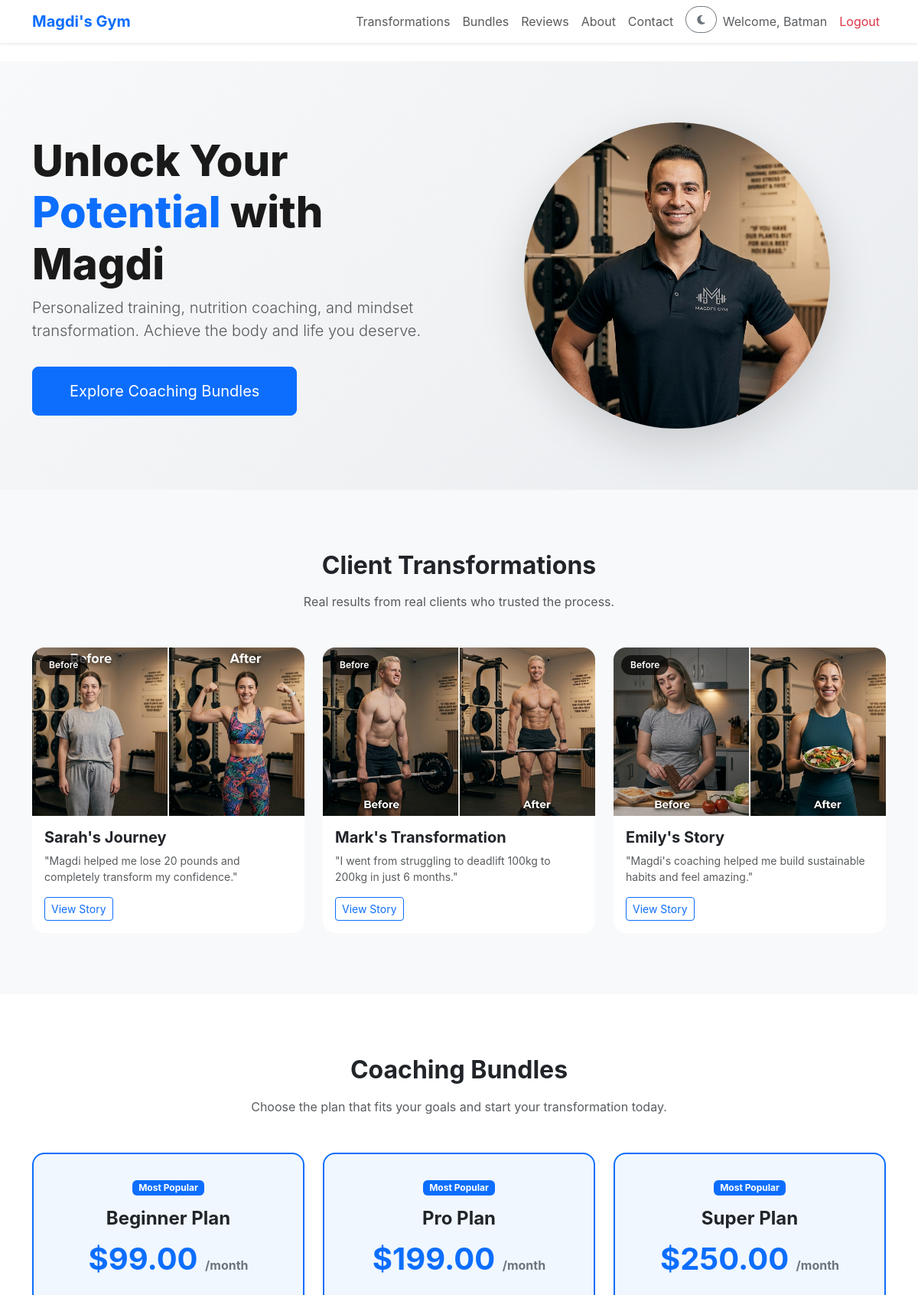
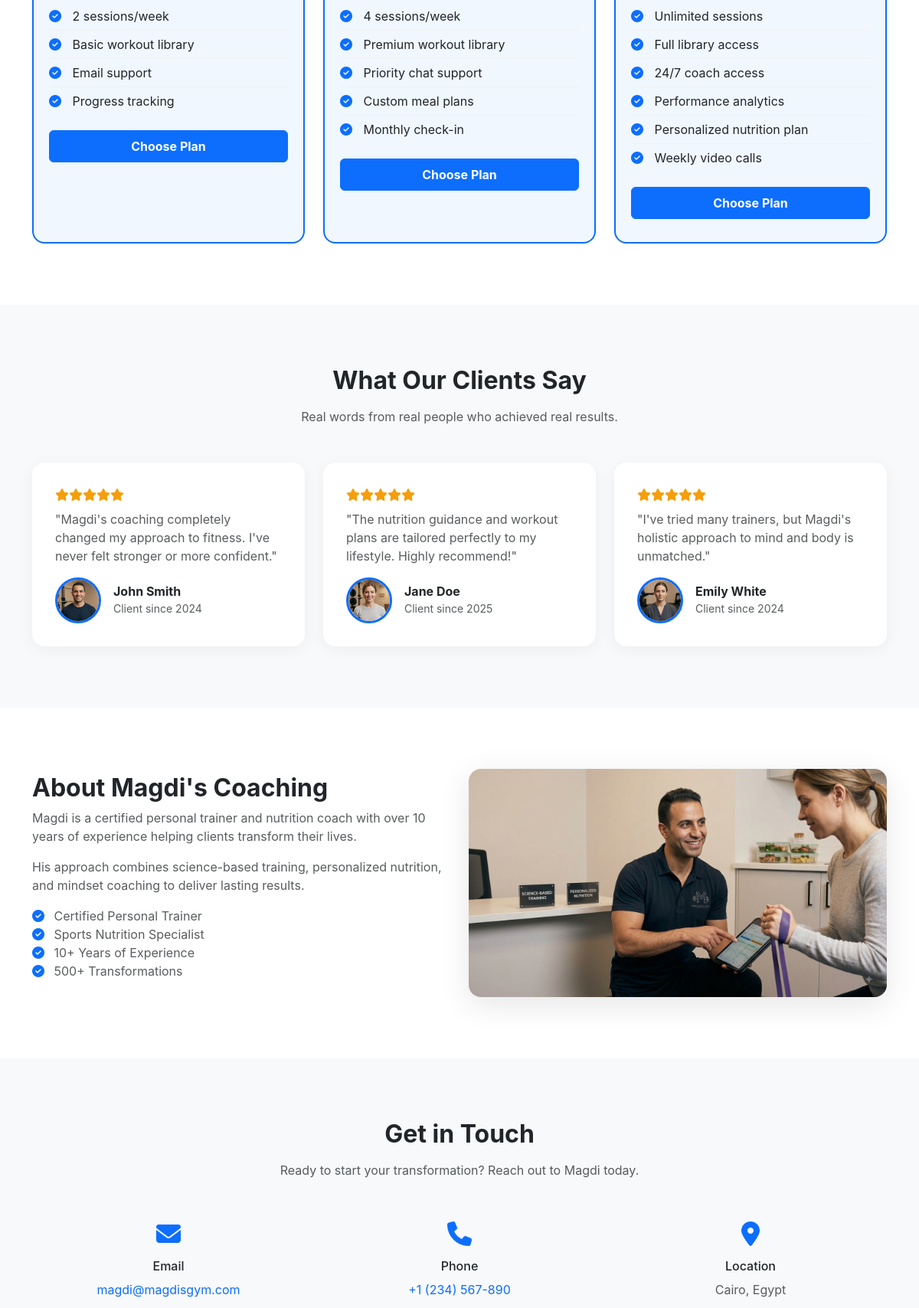
Page / (signed in, upper part) on the committed database (2 pictures, top to bottom).
### gymapp/models.py (models this page shows, shortened)
class User(AbstractUser):
    email = models.EmailField(unique=True)
    phone = models.CharField(max_length=20, blank=True)
    address = models.TextField(blank=True)
    is_order_manager = models.BooleanField(default=False)

class Plan(models.Model):
    name = models.CharField(max_length=100)
    slug = models.SlugField(unique=True)
    description = models.TextField(blank=True)
    price = models.DecimalField(max_digits=10, decimal_places=2, validators=[MinValueValidator(0)])
    features = models.JSONField(default=list)
    image_url = models.URLField(max_length=500, blank=True)
    is_featured = models.BooleanField(default=False)
    created_at = models.DateTimeField(auto_now_add=True)
    updated_at = models.DateTimeField(auto_now=True)
    class Meta:
        ordering = ['price']

### gymapp/views.py (the view)
# urls.py: path('', home, name='home'),
def home(request):
    plans = Plan.objects.all().order_by('price')
    return render(request, 'index.html', {'plans': plans})

### templates/index.html (shortened to what this page needs)
{% extends 'base.html' %}
{% load static %}
{% block content %}
<section id="hero-section" class="fade-in">
    <div class="container">
        <div class="row align-items-center">
            <div class="col-md-6 text-center text-md-start">
                <h1 class="hero-title">Unlock Your <span>Potential</span> with Magdi</h1>
                <p class="lead text-muted">Personalized training, nutrition coaching, and mindset transformation. Achieve the body and life you deserve.</p>
                <a href="#bundles-section" class="btn btn-primary btn-lg px-5 py-3 mt-3">Explore Coaching Bundles</a>
            </div>
            <div class="col-md-6 text-center mt-4 mt-md-0">
                <img src="{% static 'Magdisgym pic/hero image.png' %}?v=2" alt="Magdi the Gym Coach" class="hero-image">
            </div>
        </div>
    </div>
</section>
<section id="transformations-section" class="fade-in">
    <div class="container">
        <h2 class="text-center mb-3 fw-bold">Client Transformations</h2>
        <p class="text-center text-muted mb-5">Real results from real clients who trusted the process.</p>
        <div class="row g-4">
            <div class="col-md-4">
                <div class="transformation-card position-relative">
                    <div class="position-relative">
                        <img src="{% static 'Magdisgym pic/Transformation-1-Sarah.png' %}?v=2" alt="Sarah Before" class="w-100">
                        <span class="before-after-label">Before</span>
                    </div>
                    <div class="p-3">
                        <h5 class="fw-bold">Sarah's Journey</h5>
                        <p class="text-muted small">"Magdi helped me lose 20 pounds and completely transform my confidence."</p>
                        <button class="btn btn-outline-primary btn-sm view-story-btn"
                                data-bs-toggle="modal"
                                data-bs-target="#storyModal"
                                data-name="Sarah"
                                data-image="{% static 'Magdisgym pic/Transformation-1-Sarah.png' %}?v=2"
                                data-story="Sarah came to me feeling stuck and unhappy with her body. After years of yo-yo dieting, she was ready for a real change. We started with small, sustainable habits – better nutrition choices, consistent workouts, and mindset shifts. Within 3 months, Sarah lost 20 pounds, gained incredible strength, and most importantly, found her confidence again. She now inspires others with her journey and continues to crush her fitness goals every day.">
                            View Story
                        </button>
                    </div>
                </div>
            </div>
            <div class="col-md-4">
                <div class="transformation-card position-relative">
                    <div class="position-relative">
                        <img src="{% static 'Magdisgym pic/Transformation-2-Mark.png' %}?v=2" alt="Mark Before" class="w-100">
                        <span class="before-after-label">Before</span>
                    </div>
                    <div class="p-3">
                        <h5 class="fw-bold">Mark's Transformation</h5>
                        <p class="text-muted small">"I went from struggling to deadlift 100kg to 200kg in just 6 months."</p>
                        <button class="btn btn-outline-primary btn-sm view-story-btn"
                                data-bs-toggle="modal"
                                data-bs-target="#storyModal"
                                data-name="Mark"
                                data-image="{% static 'Magdisgym pic/Transformation-2-Mark.png' %}?v=2"
                                data-story="Mark was a classic case of 'all work, no results.' He spent hours in the gym but wasn't seeing the gains he wanted. His form was off, his nutrition was lacking, and his confidence was fading. We reworked his entire approach – focused on proper technique, progressive overload, and a high-protein nutrition plan. In just 6 months, Mark went from struggling with 100kg to confidently deadlifting 200kg. He now leads our advanced lifting sessions and is a true inspiration to others.">
                            View Story
                        </button>
                    </div>
                </div>
            </div>
            <div class="col-md-4">
                <div class="transformation-card position-relative">
                    <div class="position-relative">
                        <img src="{% static 'Magdisgym pic/Transformation-3-Emily.png' %}?v=2" alt="Emily Before" class="w-100">
                        <span class="before-after-label">Before</span>
                    </div>
                    <div class="p-3">
                        <h5 class="fw-bold">Emily's Story</h5>
                        <p class="text-muted small">"Magdi's coaching helped me build sustainable habits and feel amazing."</p>
                        <button class="btn btn-outline-primary btn-sm view-story-btn"
                                data-bs-toggle="modal"
                                data-bs-target="#storyModal"
                                data-name="Emily"
                                data-image="{% static 'Magdisgym pic/Transformation-3-Emily.png' %}?v=2"
                                data-story="Emily had tried every diet and fitness trend out there, but nothing stuck. She came to me feeling defeated and disconnected from her body. We focused on building a healthy relationship with food, finding joy in movement, and creating a routine that fit her busy lifestyle. Over 4 months, Emily transformed not just her body, but her entire outlook on health. She now maintains her results effortlessly and inspires other women to embrace their journey.">
                            View Story
                        </button>
                    </div>
                </div>
            </div>
        </div>
    </div>
</section>
<section id="bundles-section" class="fade-in">
    <div class="container">
        <h2 class="text-center mb-3 fw-bold">Coaching Bundles</h2>
        <p class="text-center text-muted mb-5">Choose the plan that fits your goals and start your transformation today.</p>
        <div class="row g-4">
            {% for plan in plans %}
            <div class="col-md-4">
                <div class="pricing-card {% if plan.is_featured %}featured{% endif %}">
                    {% if plan.is_featured %}
                    <span class="badge bg-primary mb-3">Most Popular</span>
                    {% endif %}
                    <h4 class="fw-bold">{{ plan.name }}</h4>
                    <div class="price">${{ plan.price }} <span>/month</span></div>
                    <ul>
                        {% for feature in plan.features %}
                        <li><i class="fas fa-check-circle"></i> {{ feature }}</li>
                        {% endfor %}
                    </ul>
                    <button class="btn btn-primary w-100 py-2 fw-bold choose-plan-btn"
                            data-bs-toggle="modal"
                            data-bs-target="#planModal"
                            data-plan-id="{{ plan.id }}"
                            data-plan-name="{{ plan.name }}"
                            data-plan-description="{{ plan.description|default:'No description available.' }}"
                            data-plan-price="{{ plan.price }}"
                            data-plan-features="{{ plan.features|join:'||' }}">
                        Choose Plan
                    </button>
                </div>
            </div>
            {% empty %}
            <p class="text-center text-muted w-100">No plans available yet.</p>
            {% endfor %}
        </div>
    </div>
</section>
<section id="reviews-section" class="fade-in">
    <div class="container">
        <h2 class="text-center mb-3 fw-bold">What Our Clients Say</h2>
        <p class="text-center text-muted mb-5">Real words from real people who achieved real results.</p>
        <div class="row g-4">
            <div class="col-md-4">
                <div class="review-card">
                    <div class="stars mb-2">
                        <i class="fas fa-star"></i><i class="fas fa-star"></i><i class="fas fa-star"></i><i class="fas fa-star"></i><i class="fas fa-star"></i>
                    </div>
                    <p class="text-muted">"Magdi's coaching completely changed my approach to fitness. I've never felt stronger or more confident."</p>
                    <div class="d-flex align-items-center mt-3">
                        <img src="{% static 'Magdisgym pic/Review Profile-1-John Smith.png' %}?v=2" alt="John Smith" class="review-img">
                        <div class="ms-3">
                            <h6 class="mb-0 fw-bold">John Smith</h6>
                            <small class="text-muted">Client since 2024</small>
                        </div>
                    </div>
                </div>
            </div>
            <div class="col-md-4">
                <div class="review-card">
                    <div class="stars mb-2">
                        <i class="fas fa-star"></i><i class="fas fa-star"></i><i class="fas fa-star"></i><i class="fas fa-star"></i><i class="fas fa-star"></i>
                    </div>
                    <p class="text-muted">"The nutrition guidance and workout plans are tailored perfectly to my lifestyle. Highly recommend!"</p>
                    <div class="d-flex align-items-center mt-3">
                        <img src="{% static 'Magdisgym pic/Review Profile-2-Jane Doe.png' %}?v=2" alt="Jane Doe" class="review-img">
                        <div class="ms-3">
                            <h6 class="mb-0 fw-bold">Jane Doe</h6>
                            <small class="text-muted">Client since 2025</small>
                        </div>
                    </div>
                </div>
            </div>
            <div class="col-md-4">
                <div class="review-card">
                    <div class="stars mb-2">
                        <i class="fas fa-star"></i><i class="fas fa-star"></i><i class="fas fa-star"></i><i class="fas fa-star"></i><i class="fas fa-star"></i>
                    </div>
                    <p class="text-muted">"I've tried many trainers, but Magdi's holistic approach to mind and body is unmatched."</p>
                    <div class="d-flex align-items-center mt-3">
                        <img src="{% static 'Magdisgym pic/Review Profile-3-Emily White.png' %}?v=2" alt="Emily White" class="review-img">
                        <div class="ms-3">
                            <h6 class="mb-0 fw-bold">Emily White</h6>
                            <small class="text-muted">Client since 2024</small>
                        </div>
                    </div>
                </div>
            </div>
        </div>
    </div>
</section>
<section id="about-section" class="fade-in">
    <div class="container">
        <div class="row align-items-center">
            <div class="col-md-6">
                <h2 class="fw-bold">About Magdi's Coaching</h2>
                <p class="text-muted">Magdi is a certified personal trainer and nutrition coach with over 10 years of experience helping clients transform their lives.</p>
                <p class="text-muted">His approach combines science-based training, personalized nutrition, and mindset coaching to deliver lasting results.</p>
                <ul class="list-unstyled text-muted">
                    <li><i class="fas fa-check-circle text-primary me-2"></i> Certified Personal Trainer</li>
                    <li><i class="fas fa-check-circle text-primary me-2"></i> Sports Nutrition Specialist</li>
                    <li><i class="fas fa-check-circle text-primary me-2"></i> 10+ Years of Experience</li>
                    <li><i class="fas fa-check-circle text-primary me-2"></i> 500+ Transformations</li>
                </ul>
            </div>
            <div class="col-md-6 text-center">
                <img src="{% static 'Magdisgym pic/Bottom About Section.png' %}?v=2" alt="Magdi Coaching" class="about-img">
            </div>
        </div>
    </div>
</section>
<section id="contact-section" class="fade-in">
    <div class="container">
        <div class="row text-center">
            <div class="col-12">
                <h2 class="fw-bold mb-3">Get in Touch</h2>
                <p class="text-muted mb-5">Ready to start your transformation? Reach out to Magdi today.</p>
            </div>
            <div class="col-md-4">
                <div class="contact-icon"><i class="fas fa-envelope"></i></div>
                <h6 class="mt-2">Email</h6>
                <p class="text-muted"><a href="mailto:magdi@magdisgym.com" class="text-decoration-none">magdi@magdisgym.com</a></p>
            </div>
            <div class="col-md-4">
                <div class="contact-icon"><i class="fas fa-phone"></i></div>
                <h6 class="mt-2">Phone</h6>
                <p class="text-muted"><a href="tel:+1234567890" class="text-decoration-none">+1 (234) 567-890</a></p>
            </div>
            <div class="col-md-4">
                <div class="contact-icon"><i class="fas fa-map-marker-alt"></i></div>
                <h6 class="mt-2">Location</h6>
                <p class="text-muted">Cairo, Egypt</p>
            </div>
        </div>
    </div>
</section>
{% endblock %}

### templates/base.html (shortened to what this page needs)
<!DOCTYPE html>
<html lang="en">
<head>
    <link href="https://cdn.jsdelivr.net/npm/bootstrap@5.3.3/dist/css/bootstrap.min.css" rel="stylesheet">
    <link href="https://cdnjs.cloudflare.com/ajax/libs/font-awesome/6.5.1/css/all.min.css" rel="stylesheet">
    <link href="/static/css/style.css?v=2" rel="stylesheet">
</head>
<body>
<nav class="navbar navbar-expand-lg navbar-light bg-white shadow-sm fixed-top" id="mainNavbar">
    <div class="container">
        <a class="navbar-brand fw-bold text-primary" href="/">Magdi's Gym</a>
        <div class="collapse navbar-collapse" id="mainNav">
            <ul class="navbar-nav ms-auto">
                <li class="nav-item"><a class="nav-link" href="#transformations-section">Transformations</a></li>
                <li class="nav-item"><a class="nav-link" href="#bundles-section">Bundles</a></li>
                <li class="nav-item"><a class="nav-link" href="#reviews-section">Reviews</a></li>
                <li class="nav-item"><a class="nav-link" href="#about-section">About</a></li>
                <li class="nav-item"><a class="nav-link" href="#contact-section">Contact</a></li>
                <li class="nav-item">
                    <button class="btn btn-outline-secondary btn-sm ms-2" id="darkModeToggle" style="border-radius: 50px; padding: 6px 14px;">
                        <i class="fas fa-moon" id="darkModeIcon"></i>
                    </button>
                </li>
                {% if user.is_authenticated %}
                    <li class="nav-item"><span class="nav-link text-muted">Welcome, {{ user.first_name|default:user.username }}</span></li>
                    <li class="nav-item"><a class="nav-link text-danger" href="#" onclick="logoutUser(); return false;">Logout</a></li>
                {% else %}
                    <li class="nav-item"><a class="nav-link btn btn-outline-primary btn-sm ms-2" href="{% url 'signin' %}">Login</a></li>
                {% endif %}
            </ul>
        </div>
    </div>
</nav>
<main style="margin-top: 80px;">
    {% block content %}{% endblock %}
</main>
</body>
</html>

### rows in the picture
User: first_name "Batman"
Plan: is_featured "Most Popular", name "Beginner Plan", price "99.00", features "2 sessions/week" "Basic workout library" "Email support" "Progress tracking"
Plan: is_featured "Most Popular", name "Pro Plan", price "199.00", features "4 sessions/week" "Premium workout library" "Priority chat support" "Custom meal plans" "Monthly check-in"
Plan: is_featured "Most Popular", name "Super Plan", price "250.00", features "Unlimited sessions" "Full library access" "24/7 coach access" "Performance analytics" "Personalized nutrition plan" "Weekly video calls"
